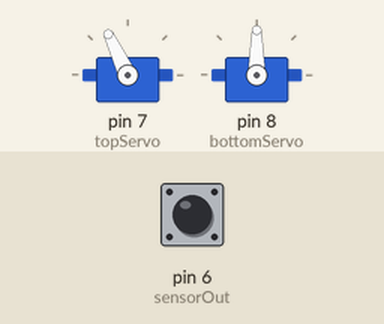
Recording of a sketch running on a simulated Arduino Uno, built with avr-gcc and run on an emulated ATmega328P. On the bench: 2 × servo. Inputs (shaded band) come from the test bench; at power-on: pin 6 (sensorOut) LOW. What the sketch prints to the serial monitor is not drawn.

Above: at 0.1 s.
At 6.9 s:
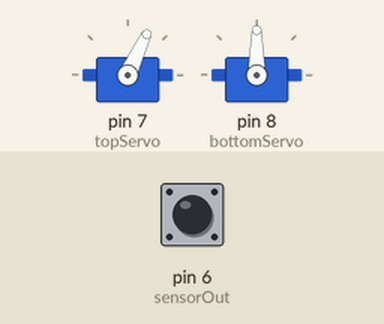
7.0 s: pin 6 (sensorOut) pulsed HIGH 2 times (0.12 s each, 0.3 s apart)
At 8.8 s:
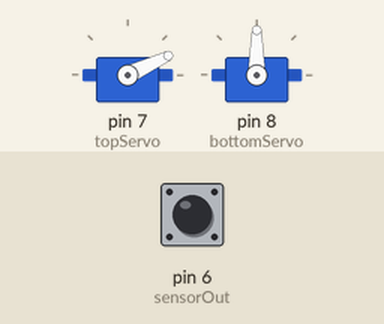
Timing chart, 0 to 11.4 s (numbered marks = the images above; inputs shaded):
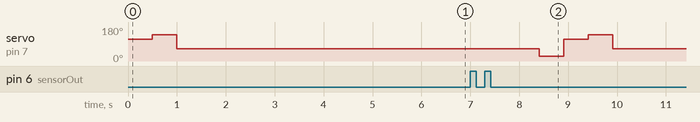

The sketch:

Arduino_colore_shorter_code.ino
```cpp
#include <Servo.h>

#define S0 2
#define S1 3
#define S2 4
#define S3 5
#define sensorOut 6

Servo topServo;
Servo bottomServo;

int frequency = 0;
int color=0;

void setup() {
  pinMode(S0, OUTPUT);
  pinMode(S1, OUTPUT);
  pinMode(S2, OUTPUT);
  pinMode(S3, OUTPUT);
  pinMode(sensorOut, INPUT);

  // Setting frequency-scaling to 20%
  digitalWrite(S0, HIGH);
  digitalWrite(S1, LOW);

  topServo.attach(7);
  bottomServo.attach(8);

  Serial.begin(9600);
}

void loop() {

  topServo.write(115);
  delay(500);

   topServo.write(140);
  delay(500);
  topServo.write(65);
  delay(5000);

  color = readColor();
  delay(10);
  Serial.print("\ncolor = ");Serial.println(color);
  switch (color) {


    case 2:
    bottomServo.write(50);
    delay(500);
    break;

    case 3:
    bottomServo.write(75);
    delay(500);
    break;

    //case 4:
    //bottomServo.write(100);
    //break;

    case 5:
    bottomServo.write(125);
    delay(500);
    break;


    case 0:
    bottomServo.write(90);
    break;
  }
  //delay(300);


  topServo.write(25);
  delay(500);
  color=0;
}

// Custom Function - readColor()
int readColor() {
  // Setting red filtered photodiodes to be read
  digitalWrite(S2, LOW);
  digitalWrite(S3, LOW);
  // Reading the output frequency
  frequency = pulseIn(sensorOut, LOW);
  int R = frequency;
  // Printing the value on the serial monitor
  Serial.print("R= ");//printing name
  Serial.print(frequency);//printing RED color frequency
  Serial.print("  ");
  delay(50);

  // Setting Green filtered photodiodes to be read
  digitalWrite(S2, HIGH);
  digitalWrite(S3, HIGH);
  // Reading the output frequency
  frequency = pulseIn(sensorOut, LOW);
  int G = frequency;
  // Printing the value on the serial monitor
  Serial.print("G= ");//printing name
  Serial.print(frequency);//printing RED color frequency
  Serial.print("  ");
  delay(50);

  // Setting Blue filtered photodiodes to be read
  digitalWrite(S2, LOW);
  digitalWrite(S3, HIGH);
  // Reading the output frequency
  frequency = pulseIn(sensorOut, LOW);
  int B = frequency;
  // Printing the value on the serial monitor
  Serial.print("B= ");//printing name
  Serial.print(frequency);//printing RED color frequency
  Serial.println("  ");
  delay(50);

  //if(R<45 & R>32 & G<65 & G>55){
    //color = 1; // Red
  //}
  if(R<88 & R>59 ){
    color = 2; // Orange
  }
  if( G<25 & G>10){
    color = 3; // Green
  }
  //if(R<38 & R>24 & G<44 & G>30){
    //color = 4; // Yellow
  //}
  if(B<61 &B>55){
    color = 5; // Brown
  }
  //if (G<58 & G>45 & B<40 &B>26){
    //color = 6; // Blue
  //}
  return color;
}
```
